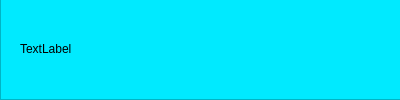
<?xml version="1.0" encoding="UTF-8"?>
<ui version="4.0">
 <class>ChatButton</class>
 <widget class="QWidget" name="ChatButton">
  <property name="geometry">
   <rect>
    <x>0</x>
    <y>0</y>
    <width>400</width>
    <height>100</height>
   </rect>
  </property>
  <property name="maximumSize">
   <size>
    <width>400</width>
    <height>100</height>
   </size>
  </property>
  <property name="windowTitle">
   <string>Form</string>
  </property>
  <widget class="QFrame" name="frame">
   <property name="geometry">
    <rect>
     <x>0</x>
     <y>-1</y>
     <width>401</width>
     <height>101</height>
    </rect>
   </property>
   <property name="styleSheet">
    <string notr="true">background:rgb(0, 234, 255)</string>
   </property>
   <property name="frameShape">
    <enum>QFrame::Shape::StyledPanel</enum>
   </property>
   <property name="frameShadow">
    <enum>QFrame::Shadow::Raised</enum>
   </property>
   <widget class="QLabel" name="label">
    <property name="geometry">
     <rect>
      <x>20</x>
      <y>40</y>
      <width>63</width>
      <height>20</height>
     </rect>
    </property>
    <property name="text">
     <string>TextLabel</string>
    </property>
   </widget>
  </widget>
 </widget>
 <resources/>
 <connections/>
</ui>
